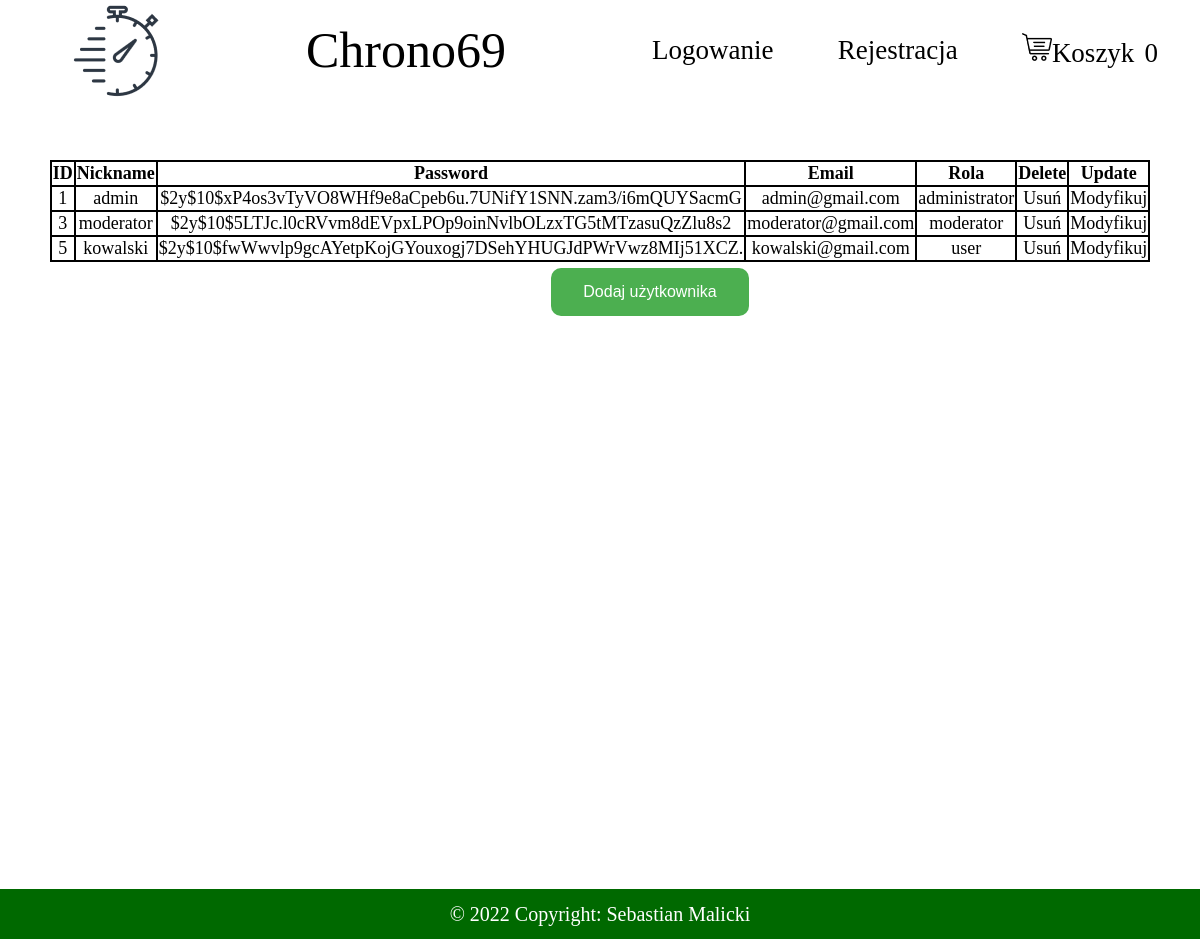
Page /admin_panel.php on the committed database.
### tables this page shows
CREATE TABLE `users` (
  `id` int(11) NOT NULL,
  `nickname` varchar(40) NOT NULL,
  `password` varchar(128) NOT NULL,
  `email` varchar(50) NOT NULL,
  `role_id` int(11) NOT NULL
);

CREATE TABLE `role` (
  `id` int(11) NOT NULL,
  `type` varchar(40) NOT NULL
);

### admin_panel.php (the view, shortened to what this page needs)
<head>
</head>
<?php
    include_once './header.php';
?>
    <div id="admin-panel">
        <?php
            $sql = "SELECT users.id AS uid, nickname, password, email, role_id, role.id, role.type AS type FROM users JOIN role ON users.role_id = role.id";
            echo <<< TAB
                <table id="admin-table">
                    <tr>
                        <th>ID</th>
                        <th>Nickname</th>
                        <th>Password</th>
                        <th>Email</th>
                        <th>Rola</th>
                        <th>Delete</th>
                        <th>Update</th>
                    </tr>
TAB;
            $result = $connect->query($sql);
            while ($row = $result->fetch_assoc()) {
                echo <<< CONTENT
                    <tr>
                        <td>$row[uid]</td>
                        <td>$row[nickname]</td>
                        <td>$row[password]</td>
                        <td>$row[email]</td>
                        <td>$row[type]</td>
                        <td><a href="./delete.php?id=$row[uid]">Usuń</a></td>
                        <td><a href="./admin_panel.php?update=$row[uid]">Modyfikuj</a></td>
                    </tr>
CONTENT;
            }
            echo '</table>';
            echo <<< BUTTON_ADD
                <div class="btn-add">
                    <form action="admin_panel.php?add=" method="POST">
                        <button type="submit">Dodaj użytkownika</button>
                    </form>
                </div>
BUTTON_ADD;
        ?>
    </div>
    <?php
        include_once 'footer.php';
    ?>
</body>
</html>

### style.css (style rules this page uses)
body { width: 100%; margin: 0; }
a, a:hover, a:focus, a:active { text-decoration: none; color: black; }
#admin-panel { display: flex; justify-content: center; align-items: center; flex-wrap: wrap; padding-top: 160px; }
.btn-add { margin-left: 100px; }
.btn-add button { background-color: #4CAF50; border: none; color: white; padding: 15px 32px; text-align: center; text-decoration: none; display: inline-block; font-size: 16px; margin-top: 6px; cursor: pointer; border-radius: 10px; }
table, td, th { border: 2px solid black; border-collapse: collapse; }
table, .add-modify-block-content { font-size: 18px; }
td { text-align: center; }

### rows in the picture
users: id "1", nickname "admin", password "$2y$10$xP4os3vTyVO8WHf9e8aCpeb6u.7UNifY1SNN.zam3/i6mQUYSacmG", email "admin@gmail.com", role.type "administrator"
users: id "3", nickname "moderator", password "$2y$10$5LTJc.l0cRVvm8dEVpxLPOp9oinNvlbOLzxTG5tMTzasuQzZlu8s2", email "moderator@gmail.com", role.type "moderator"
users: id "5", nickname "kowalski", password "$2y$10$fwWwvlp9gcAYetpKojGYouxogj7DSehYHUGJdPWrVwz8MIj51XCZ.", email "kowalski@gmail.com", role.type "user"
